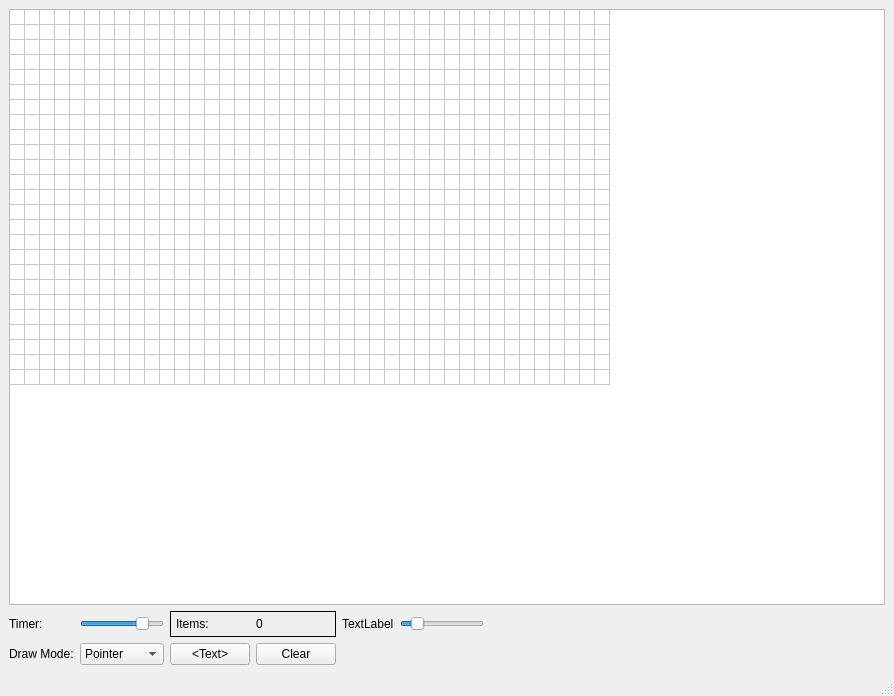
<?xml version="1.0" encoding="UTF-8"?>
<ui version="4.0">
 <class>MainWindow</class>
 <widget class="QMainWindow" name="MainWindow">
  <property name="geometry">
   <rect>
    <x>0</x>
    <y>0</y>
    <width>894</width>
    <height>696</height>
   </rect>
  </property>
  <property name="windowTitle">
   <string>Game Of Life</string>
  </property>
  <property name="windowIcon">
   <iconset resource="game-of-life.qrc">
    <normaloff>:/images/logo.png</normaloff>:/images/logo.png</iconset>
  </property>
  <widget class="QWidget" name="centralwidget">
   <layout class="QVBoxLayout" name="verticalLayout">
    <item>
     <widget class="QTableWidget" name="tableWidget">
      <property name="font">
       <font>
        <pointsize>1</pointsize>
       </font>
      </property>
      <property name="cursor" stdset="0">
       <cursorShape>CrossCursor</cursorShape>
      </property>
      <property name="verticalScrollBarPolicy">
       <enum>Qt::ScrollBarAsNeeded</enum>
      </property>
      <property name="horizontalScrollBarPolicy">
       <enum>Qt::ScrollBarAsNeeded</enum>
      </property>
      <property name="sizeAdjustPolicy">
       <enum>QAbstractScrollArea::AdjustIgnored</enum>
      </property>
      <property name="autoScroll">
       <bool>false</bool>
      </property>
      <property name="editTriggers">
       <set>QAbstractItemView::NoEditTriggers</set>
      </property>
      <property name="tabKeyNavigation">
       <bool>false</bool>
      </property>
      <property name="showDropIndicator" stdset="0">
       <bool>false</bool>
      </property>
      <property name="dragDropOverwriteMode">
       <bool>false</bool>
      </property>
      <property name="selectionMode">
       <enum>QAbstractItemView::NoSelection</enum>
      </property>
      <property name="textElideMode">
       <enum>Qt::ElideNone</enum>
      </property>
      <property name="showGrid">
       <bool>true</bool>
      </property>
      <property name="gridStyle">
       <enum>Qt::SolidLine</enum>
      </property>
      <property name="wordWrap">
       <bool>true</bool>
      </property>
      <property name="cornerButtonEnabled">
       <bool>true</bool>
      </property>
      <property name="rowCount">
       <number>25</number>
      </property>
      <property name="columnCount">
       <number>40</number>
      </property>
      <attribute name="horizontalHeaderVisible">
       <bool>false</bool>
      </attribute>
      <attribute name="horizontalHeaderMinimumSectionSize">
       <number>15</number>
      </attribute>
      <attribute name="horizontalHeaderDefaultSectionSize">
       <number>15</number>
      </attribute>
      <attribute name="horizontalHeaderHighlightSections">
       <bool>true</bool>
      </attribute>
      <attribute name="verticalHeaderVisible">
       <bool>false</bool>
      </attribute>
      <attribute name="verticalHeaderMinimumSectionSize">
       <number>15</number>
      </attribute>
      <attribute name="verticalHeaderDefaultSectionSize">
       <number>15</number>
      </attribute>
      <row>
       <property name="text">
        <string>New Row</string>
       </property>
      </row>
      <row>
       <property name="text">
        <string>New Row</string>
       </property>
      </row>
      <row>
       <property name="text">
        <string>New Row</string>
       </property>
      </row>
      <row/>
      <row/>
      <row/>
      <row/>
      <row/>
      <row/>
      <row/>
      <row/>
      <row/>
      <row/>
      <row/>
      <row/>
      <row/>
      <row/>
      <row/>
      <row/>
      <row/>
      <row/>
      <row/>
      <row/>
      <row/>
      <row/>
      <column>
       <property name="text">
        <string>New Column</string>
       </property>
      </column>
      <column>
       <property name="text">
        <string>New Column</string>
       </property>
      </column>
      <column>
       <property name="text">
        <string>New Column</string>
       </property>
      </column>
      <column/>
      <column/>
      <column/>
      <column/>
      <column/>
      <column/>
      <column/>
      <column/>
      <column/>
      <column/>
      <column/>
      <column/>
      <column/>
      <column/>
      <column/>
      <column/>
      <column/>
      <column/>
      <column/>
      <column/>
      <column/>
      <column/>
      <column/>
      <column/>
      <column/>
      <column/>
      <column/>
      <column/>
      <column/>
      <column/>
      <column/>
      <column/>
      <column/>
      <column/>
      <column/>
      <column/>
      <column/>
     </widget>
    </item>
    <item>
     <layout class="QGridLayout" name="gridLayout" columnstretch="0,0,0,0,0,0,0,0,0,1">
      <item row="0" column="0">
       <widget class="QLabel" name="timerLabel">
        <property name="text">
         <string>Timer:</string>
        </property>
       </widget>
      </item>
      <item row="0" column="2" colspan="2">
       <widget class="QFrame" name="frame">
        <property name="frameShape">
         <enum>QFrame::Box</enum>
        </property>
        <property name="frameShadow">
         <enum>QFrame::Plain</enum>
        </property>
        <property name="lineWidth">
         <number>1</number>
        </property>
        <layout class="QHBoxLayout" name="horizontalLayout_2">
         <property name="leftMargin">
          <number>5</number>
         </property>
         <property name="topMargin">
          <number>5</number>
         </property>
         <property name="rightMargin">
          <number>5</number>
         </property>
         <property name="bottomMargin">
          <number>5</number>
         </property>
         <item>
          <widget class="QLabel" name="itemLabel">
           <property name="text">
            <string>Items:</string>
           </property>
          </widget>
         </item>
         <item>
          <widget class="QLabel" name="itemLabelNum">
           <property name="text">
            <string>0</string>
           </property>
          </widget>
         </item>
        </layout>
       </widget>
      </item>
      <item row="0" column="1">
       <widget class="QSlider" name="timerSlider">
        <property name="minimum">
         <number>10</number>
        </property>
        <property name="maximum">
         <number>500</number>
        </property>
        <property name="value">
         <number>400</number>
        </property>
        <property name="orientation">
         <enum>Qt::Horizontal</enum>
        </property>
        <property name="invertedAppearance">
         <bool>false</bool>
        </property>
        <property name="invertedControls">
         <bool>false</bool>
        </property>
        <property name="tickPosition">
         <enum>QSlider::NoTicks</enum>
        </property>
       </widget>
      </item>
      <item row="1" column="2">
       <widget class="QPushButton" name="runButton">
        <property name="text">
         <string>&lt;Text&gt;</string>
        </property>
        <property name="checkable">
         <bool>true</bool>
        </property>
        <property name="checked">
         <bool>false</bool>
        </property>
       </widget>
      </item>
      <item row="1" column="3">
       <widget class="QPushButton" name="clearButton">
        <property name="text">
         <string>Clear</string>
        </property>
       </widget>
      </item>
      <item row="1" column="9">
       <spacer name="horizontalSpacer">
        <property name="orientation">
         <enum>Qt::Horizontal</enum>
        </property>
        <property name="sizeHint" stdset="0">
         <size>
          <width>40</width>
          <height>20</height>
         </size>
        </property>
       </spacer>
      </item>
      <item row="1" column="0">
       <widget class="QLabel" name="drawModeLabel">
        <property name="text">
         <string>Draw Mode:</string>
        </property>
       </widget>
      </item>
      <item row="1" column="1">
       <widget class="QComboBox" name="drawModeSelector">
        <item>
         <property name="text">
          <string>Pointer</string>
         </property>
        </item>
        <item>
         <property name="text">
          <string>Brush</string>
         </property>
        </item>
       </widget>
      </item>
      <item row="0" column="5">
       <widget class="QSlider" name="horizontalSlider">
        <property name="minimum">
         <number>30</number>
        </property>
        <property name="maximum">
         <number>100</number>
        </property>
        <property name="value">
         <number>40</number>
        </property>
        <property name="orientation">
         <enum>Qt::Horizontal</enum>
        </property>
       </widget>
      </item>
      <item row="0" column="4">
       <widget class="QLabel" name="label">
        <property name="text">
         <string>TextLabel</string>
        </property>
       </widget>
      </item>
     </layout>
    </item>
   </layout>
  </widget>
  <widget class="QStatusBar" name="statusbar"/>
 </widget>
 <resources>
  <include location="game-of-life.qrc"/>
 </resources>
 <connections/>
</ui>
